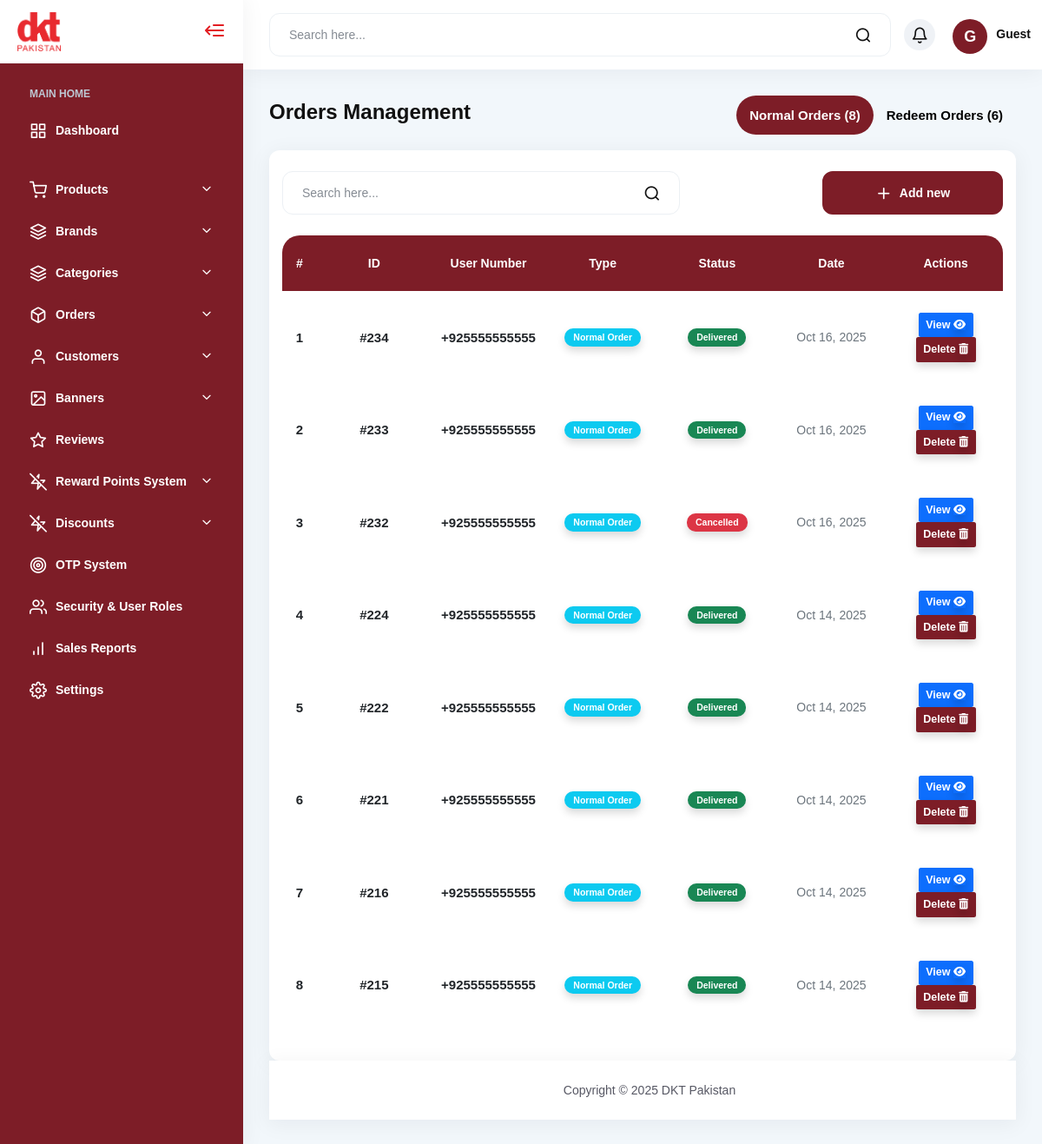
/orders/, run on an earlier commit of the app's database.
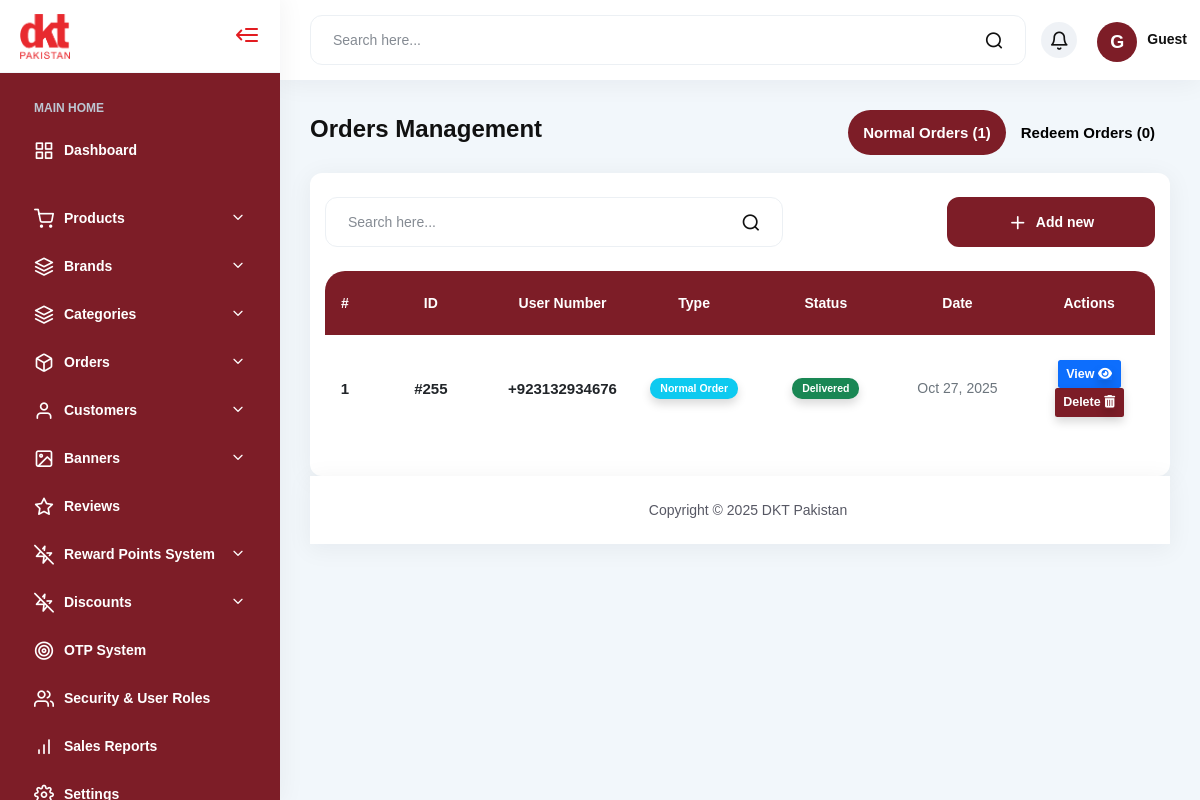
And on a later commit of the database.
### app/models.py (models this page shows, shortened)
class Order(models.Model):
    STATUS_CHOICES = [
        ("pending", "Pending"),
        ("process", "In Process"),
        ("cancelled", "Cancelled"),
        ("delivered", "Delivered"),
        ("on_the_way", "On The Way"),
    ]
    TYPE_CHOICES = [
       ("normal", "Normal Order"),
        ("redeem", "Redeem Order"),
    ]
    type = models.CharField(max_length=20, choices=TYPE_CHOICES, default="normal")
    user = models.ForeignKey(
        "AppUser",
        related_name="orders",
        on_delete=models.CASCADE,
        null=True, blank=True
    )
    address = models.TextField()
    shipping = models.CharField(max_length=100)
    status = models.CharField(max_length=20, choices=STATUS_CHOICES, default="pending")
    created_at = models.DateTimeField(auto_now_add=True)

class AppUser(models.Model):
    number = models.CharField(max_length=20, unique=True)
    name = models.CharField(max_length=100, blank=True, null=True)
    email = models.EmailField(max_length=254,unique=True, null=True, blank=True, validators=[validate_email], db_index=True)
    image = models.ImageField(upload_to="users/", blank=True, null=True)
    is_active = models.BooleanField(default=True)
    password_hash = models.CharField(max_length=255)
    api_token = models.CharField(max_length=128, blank=True, null=True)
    otp = models.CharField(max_length=6, blank=True, null=True)
    otp_created_at = models.DateTimeField(blank=True, null=True)
    is_verified = models.BooleanField(default=False)
    created_at = models.DateTimeField(default=timezone.now)
    created_at = models.DateTimeField(default=timezone.now)
    def __str__(self):
        return self.number

### app/views.py (the view)
# urls.py: path('orders/', views.order_list_ui, name="order_list_ui"),
def order_list_ui(request):
    normal_orders = Order.objects.filter(type="normal").order_by("-created_at")
    redeem_orders = Order.objects.filter(type="redeem").order_by("-created_at")
    return render(request, "pages/order_list.html", {
        "normal_orders": normal_orders,
        "redeem_orders": redeem_orders,
    })

### app/templates/pages/order_list.html (shortened to what this page needs)
{% extends 'dashboard.html' %}
{% load static %}
{% block content %}
<div class="main-content-inner">
  <div class="main-content-wrap">
    <div class="order-head d-flex justify-content-between pb-4">
         <h3 class="mb-4">Orders Management</h3>
        <div class="tabs">
            <ul class="nav nav-pills mb-3" id="pills-tab" role="tablist">
            <li class="nav-item" role="presentation">
                <button class="nav-link fs-4 active p-4 rounded-pill" id="pills-home-tab"
                 data-bs-toggle="pill" data-bs-target="#pills-home"
                 type="button" role="tab" aria-controls="pills-home"
                  aria-selected="true"> Normal Orders ({{ normal_orders|length }})</button>
            </li>
            <li class="nav-item" role="presentation">
                <button class="nav-link fs-4 p-4 rounded-pill" id="pills-profile-tab"
                 data-bs-toggle="pill" data-bs-target="#pills-profile"
                  type="button" role="tab" aria-controls="pills-profile"
                   aria-selected="false"> Redeem Orders ({{ redeem_orders|length }})</button>
            </li>
            </ul>
        </div>
        </div>
        <div class="wg-box">
            <div class="flex items-center justify-between gap10 flex-wrap">
                <div class="wg-filter flex-grow">
                    <form class="form-search" method="GET" action="#">
                    <fieldset class="name">
                        <input type="text" placeholder="Search here..." name="q"
                            value="{{ request.GET.q|default_if_none:'' }}" tabindex="2">
                    </fieldset>
                    <div class="button-submit">
                        <button type="submit"><i class="icon-search"></i></button>
                    </div>
                </form>
                </div>
                <a class="tf-button style-1 w208" href="{% url 'create_order_ui' %}"><i
                        class="icon-plus"></i>Add new</a>
            </div>
    <div class="tab-content" id="pills-tabContent">
      <div class="tab-pane fade show active" id="pills-home" role="tabpanel" aria-labelledby="pills-home-tab" tabindex="0">
        {% include "include/order_table.html" with orders=normal_orders %}
      </div>
    </div>
  </div>
</div>
{% endblock %}

### app/templates/include/order_table.html
<div class="table-responsive card-body p-0">
    <table id="myDataTable" class="table table-hover no-border align-middle">
        <thead class="table-head text-white text-center">
      <tr class="text-center">
         <th class="id-col text-center align-middle p-0">#</th>
        <th class="text-center">ID</th>
        <th class="text-center">User Number</th>
        <th class="text-center">Type</th>
        <th class="text-center">Status</th>
        <th class="text-center">Date</th>
        <th class="text-center">Actions</th>
      </tr>
    </thead>
    <tbody>
      {% for order in orders %}
      <tr class="text-center">
        <td class="text-center fs-4 fw-bold">{{ forloop.counter }}</td>
        <td class="text-center fs-4 fw-bold">#{{ order.id }}</td>
        <td class="text-center fs-4 fw-bold">{{ order.user }}</td>
        <td class="text-center">
          {% if order.type == "redeem" %}
          <span class="badge shadow rounded-4 py-2 px-3 bg-primary">Normal Redeem</span>
          {% else %}
          <span class="badge shadow rounded-4 py-2 px-3 bg-info">Normal Order</span>
          {% endif %}
        </td>
        <td class="text-center">
            {% if order.status == "pending" %}
                <span class="badge shadow rounded-4 py-2 px-3 text-bg-warning">Pending</span>
            {% elif order.status == "inprocess" %}
                <span class="badge shadow rounded-4 py-2 px-3 text-bg-info">In Process</span>
            {% elif order.status == "delivered" %}
                <span class="badge shadow rounded-4 py-2 px-3 text-bg-success">Delivered</span>
            {% elif order.status == "on_the_way" %}
                <span class="badge shadow rounded-4 py-2 px-3 text-bg-danger">On The way</span>
            {% elif order.status == "cancelled" %}
                <span class="badge shadow rounded-4 py-2 px-3 text-bg-danger">Cancelled</span>
            {% else %}
                <span class="badge shadow rounded-4 py-2 px-3 text-bg-info">{{ order.status }}</span>
            {% endif %}
        </td>
        <td class="text-center text-muted">{{ order.created_at|date:"M d, Y" }}</td>
        <td class="text-center">
          <a href="{% url 'update_order_status_ui' order.pk %}" class="btn text-white fs-5 fw-semibold bg-primary shadow"> View <i class="fa-solid fa-eye shadow"></i></a>
        <a href="{% url 'delete_order_ui' order.pk %}" class="btn text-white fw-semibold bg-danger fs-5 shadow">Delete <i class="fa-solid fa-trash-can shadow"></i></a>
        </td>
      </tr>
      {% empty %}
      <tr>
        <td colspan="7" class="text-center">No orders found.</td>
      </tr>
      {% endfor %}
    </tbody>
  </table>
</div>

What changed in the data, as far as the page shows it:
removed Order: id "234", user "+925555555555", type "Normal Order", status "Delivered", created_at "Oct 16, 2025"
removed Order: id "233", user "+925555555555", type "Normal Order", status "Delivered", created_at "Oct 16, 2025"
removed Order: id "232", user "+925555555555", type "Normal Order", status "Cancelled", created_at "Oct 16, 2025"
removed Order: id "224", user "+925555555555", type "Normal Order", status "Delivered", created_at "Oct 14, 2025"
removed Order: id "222", user "+925555555555", type "Normal Order", status "Delivered", created_at "Oct 14, 2025"
removed Order: id "221", user "+925555555555", type "Normal Order", status "Delivered", created_at "Oct 14, 2025"
removed Order: id "216", user "+925555555555", type "Normal Order", status "Delivered", created_at "Oct 14, 2025"
removed Order: id "215", user "+925555555555", type "Normal Order", status "Delivered", created_at "Oct 14, 2025"
added Order: id "255", user "+923132934676", type "Normal Order", status "Delivered", created_at "Oct 27, 2025"
Also different on the page:
{{ normal_orders|length }}: "8" → "1"
{{ redeem_orders|length }}: "6" → "0"
